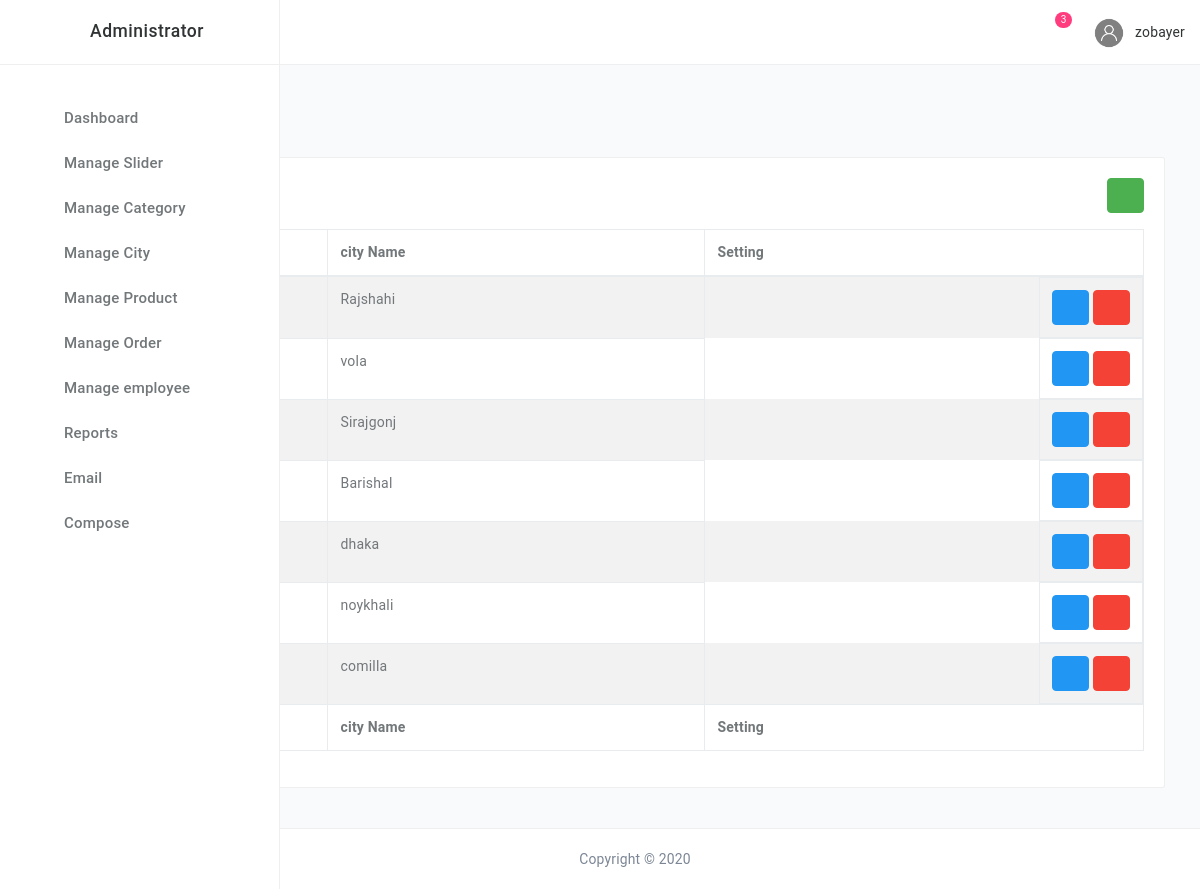
/admin/citylist.php (signed in), run on the app's committed database.
### tables this page shows
CREATE TABLE `district` (
  `id` int(11) NOT NULL,
  `name` varchar(255) NOT NULL
);

### lib/Database.php (called while the page is built, shortened)
<?php
Class Database{
 public $host   = DB_HOST;
 public $user   = DB_USER;
 public $pass   = DB_PASS;
 public $dbname = DB_NAME;
 public $link;
private function connectDB(){
 $this->link = new mysqli($this->host, $this->user, $this->pass,
  $this->dbname);
 }
public function select($query){
  $result = $this->link->query($query) or
   die($this->link->error.__LINE__);
  if($result->num_rows > 0){
    return $result;
  } else {
    return false;
  }
 }
}
?>

### classes/Catagory.php (called while the page is built, shortened)
<?php
$filepath=realpath(dirname(__FILE__));
include_once ($filepath.'/../lib/Database.php');
include_once($filepath.'/../helpers/Format.php'); ?>
 <?php
 class Catagory {
 	private $db;
	public function __construct(){
		$this->db=new Database();
	}
 public function getAllcity(){
 	$query="select * from district order by id DESC";
 	$result=$this->db->select($query);
 	return $result;
 }
}
  ?>

### lib/Session.php (called while the page is built, shortened)
<?php
class Session{
 public static function get($key){
  if (isset($_SESSION[$key])) {
   return $_SESSION[$key];
  } else {
   return false;
  }
 }
}
?>

### admin/citylist.php (the view, shortened to what this page needs)
<?php include 'inc/header.php';?>
<?php include 'inc/sidebar.php';?>
<?php include 'inc/header-nav.php';?>
<main class="main-content bgc-grey-100">
    <div id="mainContent">
        <div class="container-fluid">
            <h4 class="c-grey-900 mT-10 mB-30">City List</h4>
            <div class="row">
                <div class="col-md-12">
                    <div class="bgc-white bd bdrs-3 p-20 mB-20">
                        <h4 class="c-grey-900 mB-20"> Data Table <span class="pull-right"><a href="cityadd.php" class="btn btn-success btn-xs"><i class="fa fa-plus" aria-hidden="true"></i></a></span></h4>
                        <table id="table-datatables" class="table table-striped table-bordered" cellspacing="0" width="100%">
                            <thead>
                                <tr>
                                    <th>SN.</th>
                                    <th>city Name</th>
                                    <th>Setting</th>
                                </tr>
                            </thead>
                            <tfoot>
                                <tr>
                                    <th>SN.</th>
                                    <th>city Name</th>
                                    <th>Setting</th>
                                </tr>
                            </tfoot>
                            <tbody>
                                <?php
                                $getCat=$cat->getAllcity();
                                if ($getCat) {
                                    $i=0;
                                    while ($re=$getCat->fetch_assoc()) {
                                        $i++;
                                 ?>
                                <tr>
                                    <td><?php echo($i); ?></td>
                                    <td><?php echo($re['name']) ;?></td>
                                    <td class="pull-right">
                                        <a class="btn btn-primary" href="cityedit.php?catid=<?php echo($re['id']) ;?>"><i class="fa fa-pencil-square-o" aria-hidden="true"></i></a>
                                        <?php
                                        if (Session::get("adminRole")=='0') {
                                         ?>
                                        <a class="btn btn-danger" onclick="return confirm('are you sure delect City!')" href="?delete=<?php echo($re['id']) ;?>"><i class="fa fa-trash-o" aria-hidden="true"></i></a>
                                    <?php } ?>
                                    </td>
                                </tr>
                                <?php }}else{echo("catagory not found");} ?>
                            </tbody>
                        </table>
                    </div>
                </div>
            </div>
        </div>
    </div>
</main>
<?php include 'inc/footer.php';?>

### data on the page
district: name "Rajshahi"
district: name "vola"
district: name "Sirajgonj"
district: name "Barishal"
district: name "dhaka"
district: name "noykhali"
district: name "comilla"

### other printed values
$countMail "3"
Session::get('adminName') "zobayer"
